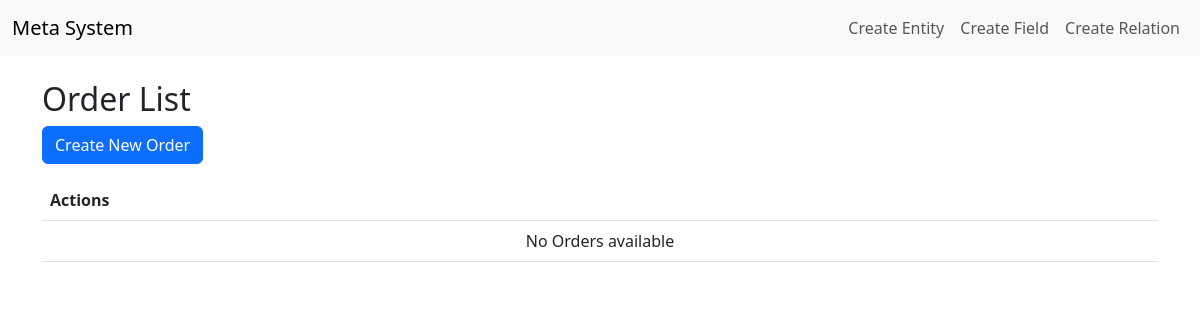
Page /order/ on the earlier database version.
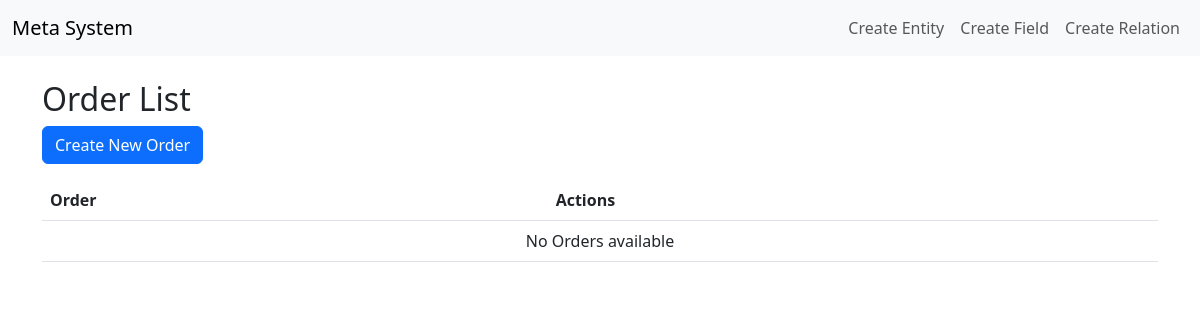
Same page on the later database version.
### core/models.py (models this page shows, shortened)
class Field(models.Model):
    FIELD_TYPES = (
        ('char', 'String'),
        ('int', 'Integer'),
        ('float', 'Float'),
        ('bool', 'Boolean'),
        ('date', 'Date'),
        ('text', 'Text'),
        ('email', 'Email'),
    )
    entity = models.ForeignKey(Entity, on_delete=models.CASCADE, related_name='fields')
    name = models.CharField(max_length=100)
    field_type = models.CharField(max_length=20, choices=FIELD_TYPES)
    is_required = models.BooleanField(default=False)
    max_length = models.PositiveIntegerField(null=True, blank=True)
    default_value = models.CharField(max_length=255, null=True, blank=True)
    class Meta:
        unique_together = ('entity', 'name')
        verbose_name = "Field"
        verbose_name_plural = "Fields"

### core/generated_views.py (the view)
# urls.py: path('order/', OrderListView.as_view(), name='order_list'),
class OrderListView(ListView):
    model = Order
    template_name = 'generated/order_list.html'
    context_object_name = 'orders'
    def get_context_data(self, **kwargs):
        context = super().get_context_data(**kwargs)
        context['fields'] = [field.name for field in Field.objects.filter(entity__name='Order')]
        return context

### templates/generated/order_list.html (shortened to what this page needs)
{% extends 'base.html' %}
{% block content %}
<h2>Order List</h2>
<a href="{% url 'order_create' %}" class="btn btn-primary mb-3">Create New Order</a>
<table class="table">
    <thead>
        <tr>
            {% for field in fields %}
            <th>{{ field|title }}</th>
            {% endfor %}
            <th>Actions</th>
        </tr>
    </thead>
    <tbody>
        {% for order in orders %}
        <tr>
            {% for field in fields %}
            <td>
                {% if order.field %}
                {{ order.field }}
                {% else %}N/A
                {% endif %}
            </td>
            {% endfor %}
            <td>
                <a href="{% url 'order_edit' order.pk %}" class="btn btn-sm btn-warning">Edit</a>
                <a href="{% url 'order_delete' order.pk %}" class="btn btn-sm btn-danger">Delete</a>
            </td>
        </tr>
        {% empty %}
        <tr><td colspan="{{ fields|length|add:1 }}" class="text-center">No Orders available</td></tr>
        {% endfor %}
    </tbody>
</table>
{% endblock %}

Differences in the rows shown:
added Field: fields "Order"
